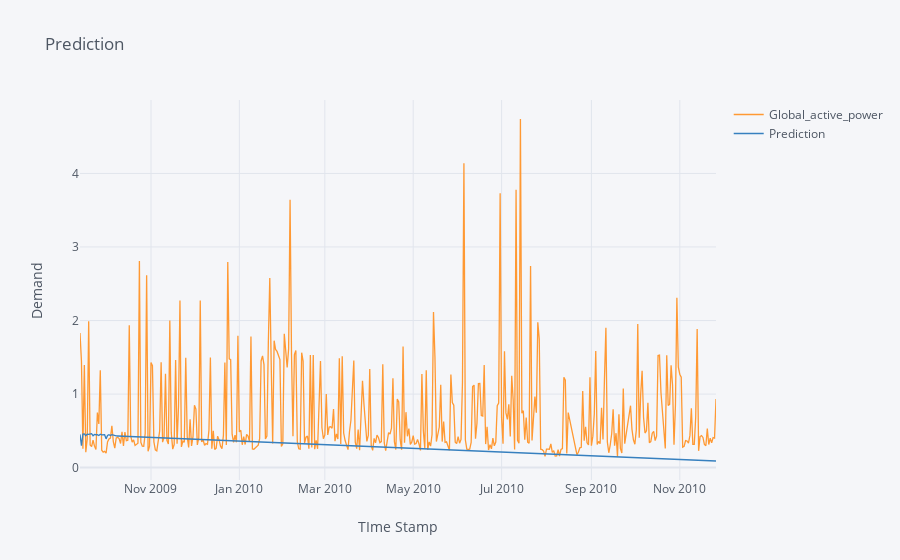

The cell this chart's notebook holds for it:
### Code cell
# create a comparison dataframe
future_forecast = pd.DataFrame(future_forecast,index = valid.index,columns=['Prediction'])
train_forecast = pd.DataFrame(train_forecast,index = train.index,columns=['Prediction'])
pd.concat([valid,future_forecast],axis=1).iplot(title="Prediction",xTitle='TIme Stamp',yTitle='Demand')

### Figure 1 — Plotly figure (JSON) as saved in the notebook; plotly's stock layout.template omitted (floating-point values rounded to 4 significant figures; data arrays with more than 128 entries replaced by an {"elided": "..."} marker saying what was removed)
{"data": [{"line": {"color": "rgba(255, 153, 51, 1.0)", "dash": "solid", "shape": "linear", "width": 1.3}, "mode": "lines", "name": "Global_active_power", "text": "", "type": "scatter", "x": {"elided": "429 str values"}, "y": {"elided": "429 float values"}}, {"line": {"color": "rgba(55, 128, 191, 1.0)", "dash": "solid", "shape": "linear", "width": 1.3}, "mode": "lines", "name": "Prediction", "text": "", "type": "scatter", "x": {"elided": "429 str values"}, "y": {"elided": "429 float values"}}], "layout": {"legend": {"bgcolor": "#F5F6F9", "font": {"color": "#4D5663"}}, "paper_bgcolor": "#F5F6F9", "plot_bgcolor": "#F5F6F9", "title": {"font": {"color": "#4D5663"}, "text": "Prediction"}, "xaxis": {"gridcolor": "#E1E5ED", "showgrid": true, "tickfont": {"color": "#4D5663"}, "title": {"font": {"color": "#4D5663"}, "text": "TIme Stamp"}, "zerolinecolor": "#E1E5ED"}, "yaxis": {"gridcolor": "#E1E5ED", "showgrid": true, "tickfont": {"color": "#4D5663"}, "title": {"font": {"color": "#4D5663"}, "text": "Demand"}, "zerolinecolor": "#E1E5ED"}}}
